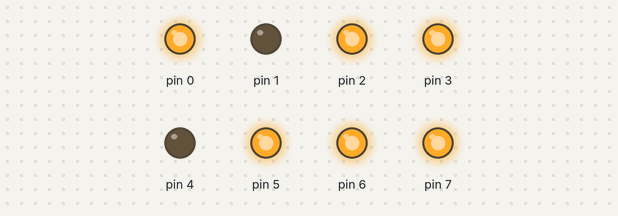
A sketch run on a simulated Arduino Uno, built with avr-gcc and run on an emulated ATmega328P. Shown: output pins drawn as LEDs (lit = HIGH).

Above: at 6.0 s.
At 18.0 s:
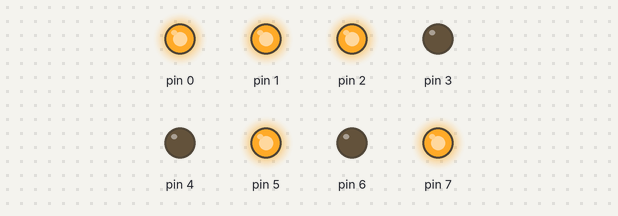
At 30.0 s:
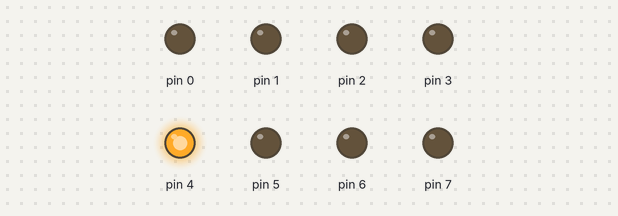
Timing chart, 0 to 46.8 s (numbered marks = the images above):
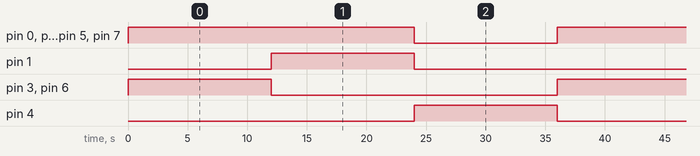

Measured:
- by itself, pin 0, pin 2, pin 5, pin 7: alternates HIGH for 24.0 s and LOW for 12.0 s
- by itself, pin 1, pin 3, pin 4, pin 6: alternates HIGH for 12.0 s and LOW for 24.0 s
- by itself, everything shown: repeats every 36.0 s, in 3 steps

The sketch:

Lab2_comp.ino
```cpp
/** @file lab2.c
*
* @brief lab2 on car statuses
* Author :
*/

#include <avr/io.h>
#include <util/delay.h>

#define F_CPU 16000000

void display_statuses_and_results(uint8_t stat);

int main(void) {
    DDRD = 0xFF; // Set all PORTD pins as outputs

    while (1) {
        // Test case 1
        uint8_t stat = 0B01101101;
        display_statuses_and_results(stat);
        _delay_ms(12000);

        // Test case 2
        stat = 0B01010111;
        display_statuses_and_results(stat);
        _delay_ms(12000);

        // Test case 3
        stat = 0B00000000;
        display_statuses_and_results(stat);
        _delay_ms(12000);
    }
}

/*!
* @brief Display car statuses and condition results using LEDs
* @param[in] stat The 8-bit variable storing the statuses
* @return nothing
*/
void display_statuses_and_results(uint8_t stat) {
    // Extract the individual statuses from the stat variable
    uint8_t brake_pad = stat & 0x01;         // Bit 0
    uint8_t brake_fluid = (stat & 0x02) >> 1; // Bit 1
    uint8_t engine_temp = (stat & 0x04) >> 2; // Bit 2
    uint8_t oil_level = (stat & 0x08) >> 3;   // Bit 3

    // Display statuses on LEDs 0–3
    PORTD = (stat & 0x0F); // Directly assign lower 4 bits to LEDs 0–3

    // Evaluate and set condition LEDs (4–7) individually
    if ((stat & 0x0F) == 0) {
        PORTD |= (1 << 4); // All systems normal -> LED 4 ON
    } else {
        PORTD &= ~(1 << 4); // All systems not normal -> LED 4 OFF
    }

    if (engine_temp == 1) {
        PORTD |= (1 << 5); // Engine too hot -> LED 5 ON
    } else {
        PORTD &= ~(1 << 5); // Engine normal -> LED 5 OFF
    }

    if (oil_level == 1 && engine_temp == 1) {
        PORTD |= (1 << 6); // Oil low and engine too hot -> LED 6 ON
    } else {
        PORTD &= ~(1 << 6); // Condition not met -> LED 6 OFF
    }

    if (brake_fluid == 1 || brake_pad == 1) {
        PORTD |= (1 << 7); // Brake fluid low or pads bad -> LED 7 ON
    } else {
        PORTD &= ~(1 << 7); // Condition not met -> LED 7 OFF
    }
}
```
